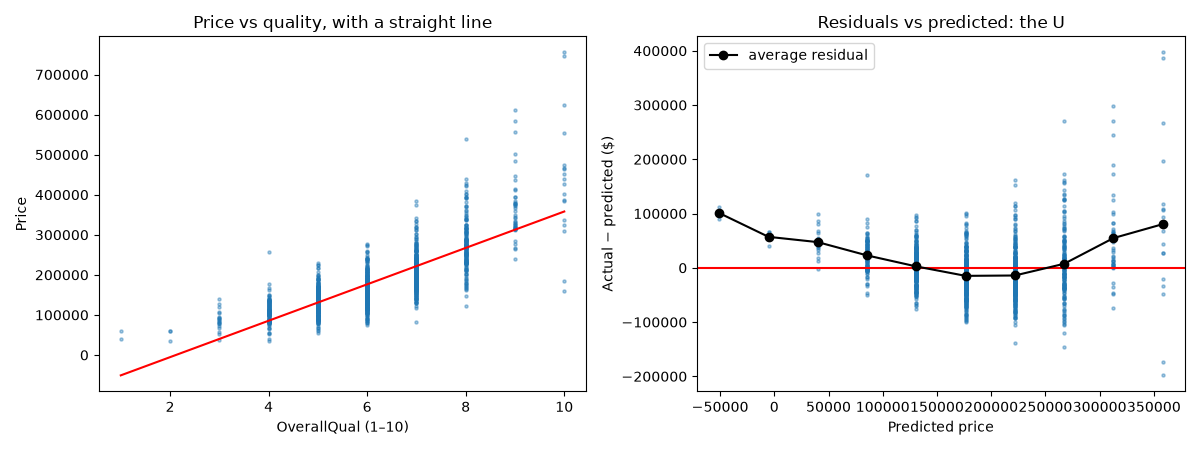

Reproduce this figure in Python.
from pathlib import Path

import matplotlib.pyplot as plt
import pandas as pd
from sklearn.datasets import fetch_openml
from sklearn.linear_model import LinearRegression

HERE = Path(__file__).parent

df = fetch_openml(data_id=42165, as_frame=True).frame
X = df[["OverallQual"]]
y = df["SalePrice"]

line = LinearRegression().fit(X, y)  # straight line on dollars: the wrong shape
pred = line.predict(X)

fig, ax = plt.subplots(1, 2, figsize=(12, 4.5))
ax[0].scatter(X["OverallQual"], y, s=5, alpha=0.4)
ax[0].plot([1, 10], line.predict(pd.DataFrame({"OverallQual": [1, 10]})), color="red")
ax[0].set(title="Price vs quality, with a straight line", xlabel="OverallQual (1–10)", ylabel="Price")
ax[1].scatter(pred, y - pred, s=5, alpha=0.4)
ax[1].axhline(0, color="red")
means = (y - pred).groupby(X["OverallQual"]).mean()
ax[1].plot(line.predict(means.index.to_frame(name="OverallQual")), means, "o-", color="black", label="average residual")
ax[1].set(title="Residuals vs predicted: the U", xlabel="Predicted price", ylabel="Actual − predicted ($)")
ax[1].legend()
plt.tight_layout()
plt.savefig(HERE / "u_shape.png")
